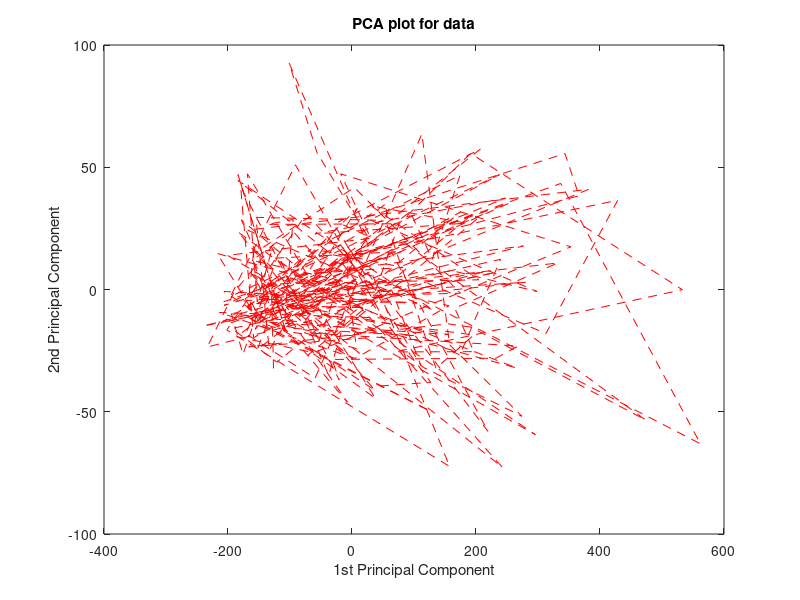

Write MATLAB code to recreate this figure.
load GLCM_FINAL_22_features.mat;
X= G;
[coeff,score1,latent,tsquared] = pca(X);

plot(score1(:,1),score1(:,2),'--r');
title('PCA plot for data')
xlabel('1st Principal Component')
ylabel('2nd Principal Component')